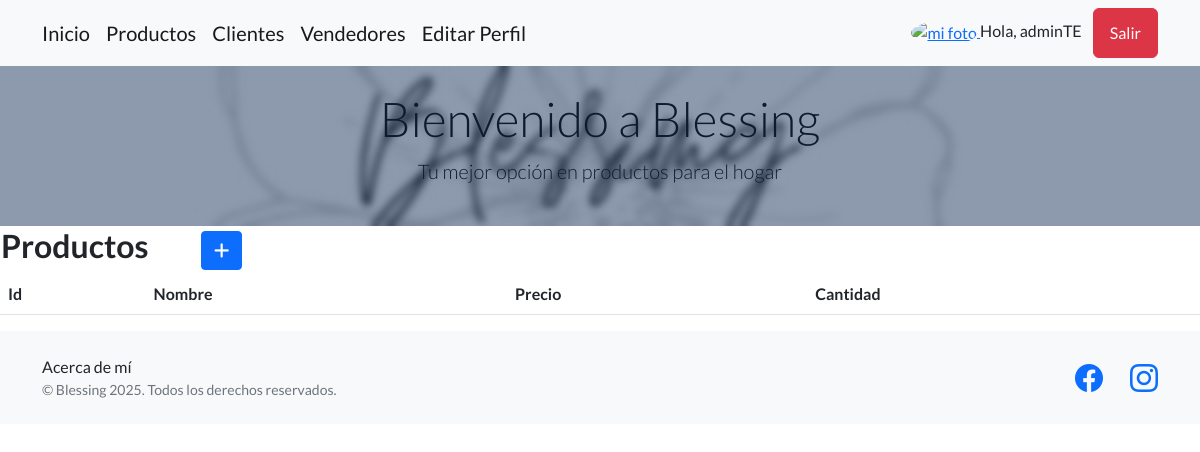
Before: /app/productos/ (signed in) with the older database file.
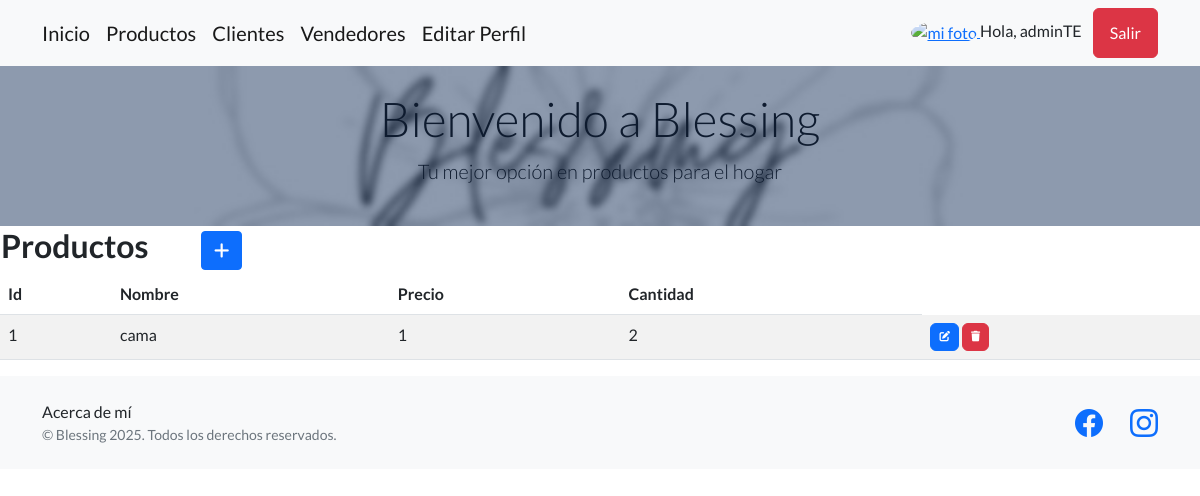
After: the same page with the newer database file.
### aplicacion1/models.py (models this page shows, shortened)
class Productos(models.Model):
    nombre = models.CharField(max_length=50)
    precio = models.IntegerField()
    cantidad = models.IntegerField()
    imagen = models.ImageField(upload_to='productos/', blank=True, null=True)

### aplicacion1/views.py (the view)
# urls.py: path('productos/', views.ProductosList.as_view(), name="productos"),
class ProductosList(StaffRequiredMixin, ListView):
    model = Productos

### aplicacion1/views.py (called while the page is built)
    def test_func(self):
        return self.request.user.is_staff

### aplicacion1/templates/aplicacion1/productos_list.html (shortened to what this page needs)
{% extends 'aplicacion1/index2.html' %}
{% block contenido %}
<table>
    <tr>
        <td width="200"><h2>Productos</h2></td>
        <td>
            <a
            href="{% url 'productosCreate' %}"
            class="btn btn-primary btn-sm"
            >
            </a>
        </td>
    </tr>
</table>
<table class="table table-striped">
    <thead>
        <tr>
            <th>Id</th>
            <th>Nombre</th>
            <th>Precio</th>
            <th>Cantidad</th>
        </tr>
    </thead>
    <tbody>
    {% for c in productos_list  %}
        <tr>
            <td>{{ c.id }}</td>
            <td>{{ c.nombre }}</td>
            <td>{{ c.precio }}</td>
            <td>{{ c.cantidad }}</td>
            <td>
                <a
                  href="{% url 'productosUpdate' c.id %}"
                  class="btn btn-primary"
                  style="--bs-btn-padding-y: .25rem; --bs-btn-padding-x: .5rem; --bs-btn-font-size: .75rem;"
                  >
                </a>
                <a
                  href="{% url 'productosDelete' c.id %}"
                  class="btn btn-danger"
                  style="--bs-btn-padding-y: .25rem; --bs-btn-padding-x: .5rem; --bs-btn-font-size: .75rem;"
                  >
                </a>
            </td>
        </tr>
    {% endfor %}
    </tbody>
</table>
{% endblock contenido %}

Changed rows visible on the page:
added Productos: id "1", nombre "cama", precio "1", cantidad "2"
